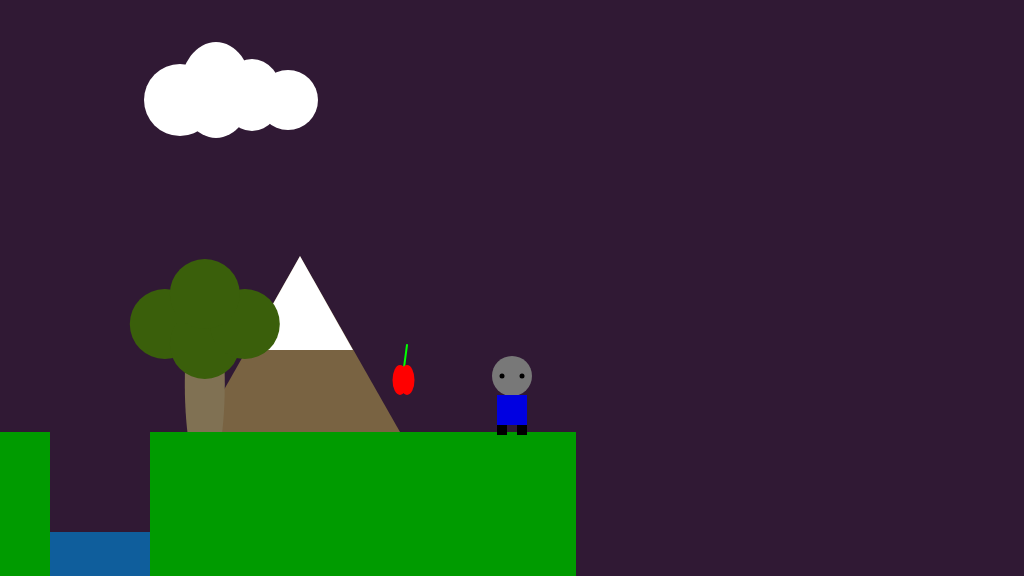
Frame 1 (no input)
Frame 60 (no input): identical to frame 1, image omitted
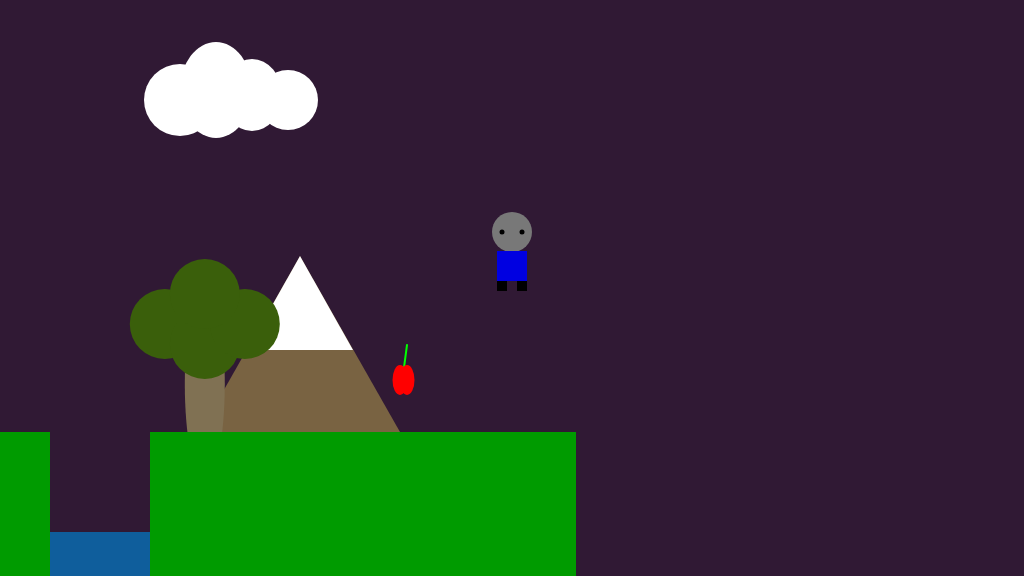
Frame 120 (the mouse pressed at the canvas centre since frame 60)

The p5.js sketch that drew these frames (run headless with seeded random() and noise() and a simulated clock; from frame 60 on, the mouse is pressed at the canvas centre):

// p5.js sketch
// ── sketch.js
/*

The Game Project

2b - using variables

*/

var floorPos_y;

var gameChar_x;
var gameChar_y;

var treePos_x;
var treePos_y;

var canyon;
var collectable;

var mountain;
var cloud;


function setup()
{
	createCanvas(1024, 576);
	floorPos_y = 432; //NB. we are now using a variable for the floor position

	//NB. We are now using the built in variables height and width
	gameChar_x = width/2;
	gameChar_y = floorPos_y;

	treePos_x = width/5;
	treePos_y = height/1.5;

	canyon = {x_pos:50,width: 100};
	collectable = {x_pos: 400, y_pos: 375, size: 30};
	cloud = {
		posX : 180 ,
		posY : 100 ,
		scale : 1.2
	}
	mountain = {
		posX : 300,
		posY: 256
	}
}

function draw()
{
	background(48,25,52); //fill the sky blue

	/////////mountain//////////////
	noStroke();
	fill(121,99,66);
	triangle(mountain.posX,mountain.posY,mountain.posX-100,mountain.posY+176,mountain.posX+100,mountain.posY+176);
	fill(255);
	triangle(mountain.posX,mountain.posY,mountain.posX-53,mountain.posY+94,mountain.posX+53,mountain.posY+94);


	///////////////cloud////////////////
	noStroke();
	fill(255);
	ellipse(cloud.posX,
			cloud.posY,
			60*cloud.scale);
	ellipse(cloud.posX+30*cloud.scale,
			cloud.posY - 10,
			60*cloud.scale,
			80*cloud.scale);
	ellipse(cloud.posX+60*cloud.scale,
			cloud.posY -5 ,
			50*cloud.scale,
			60*cloud.scale);
	ellipse(cloud.posX+90*cloud.scale,
			cloud.posY,
			50*cloud.scale);



	//////////////////TREE////////////
	noStroke();
	fill(128,113,83);
	ellipse(treePos_x,
			treePos_y,
			40,
			195);
	fill(58, 95, 11 );
	ellipse(treePos_x-40,
			treePos_y-60,
			70);
	ellipse(treePos_x,
			treePos_y-40,
			70);
	ellipse(treePos_x+40,
			treePos_y-60,
			70);
	ellipse(treePos_x,
			treePos_y-90,
			70);

	///////green ground///////
	noStroke();
	fill(0, 155, 0);
	rect(0, floorPos_y, height, width - floorPos_y); //draw some green ground


	//////////canyon///////////
	noStroke();
	fill(48,25,52);
	rect(canyon.x_pos,floorPos_y,canyon.width,200);
	fill(15,94,156);
	rect(canyon.x_pos,floorPos_y+100,canyon.width,100);
	
	//////////collectable////////
	strokeWeight(2);
	stroke(0,255,0);
	line(collectable.x_pos+3,collectable.y_pos,collectable.x_pos+7,collectable.y_pos-collectable.size);
	noStroke();
	fill(255,0,0);
	ellipse(collectable.x_pos,collectable.y_pos+5,collectable.size/2,collectable.size);
	ellipse(collectable.x_pos+7,collectable.y_pos+5,collectable.size/2,collectable.size);


	///////////game character///////////////
	fill (120,120,120);
	ellipse(gameChar_x,gameChar_y-56,40);
	fill(0);
	ellipse(gameChar_x-10,gameChar_y-56,5);
	ellipse(gameChar_x+10,gameChar_y-56,5);

	fill (0,0,225);
	rect (gameChar_x-15,gameChar_y-37,30,30);

	fill (0);
	rect(gameChar_x-15,gameChar_y-7,10,10);
	rect(gameChar_x+5,gameChar_y-7,10,10);

	
}

function mousePressed()
{
	gameChar_x = mouseX;
	gameChar_y = mouseY;

}
